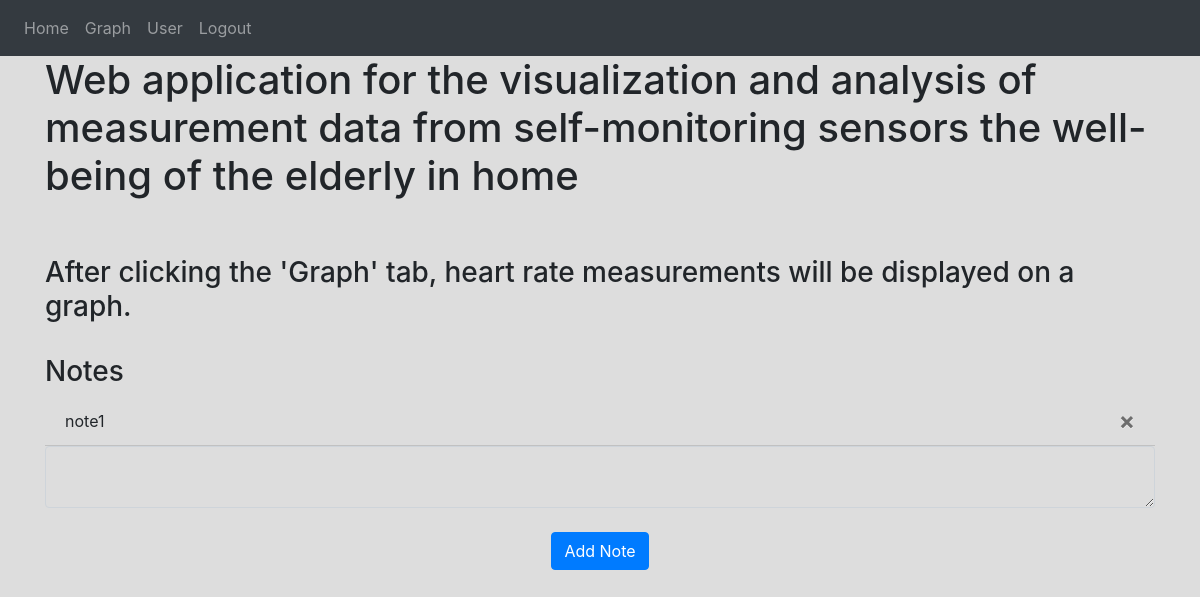
Before: / (signed in) with the older database file.
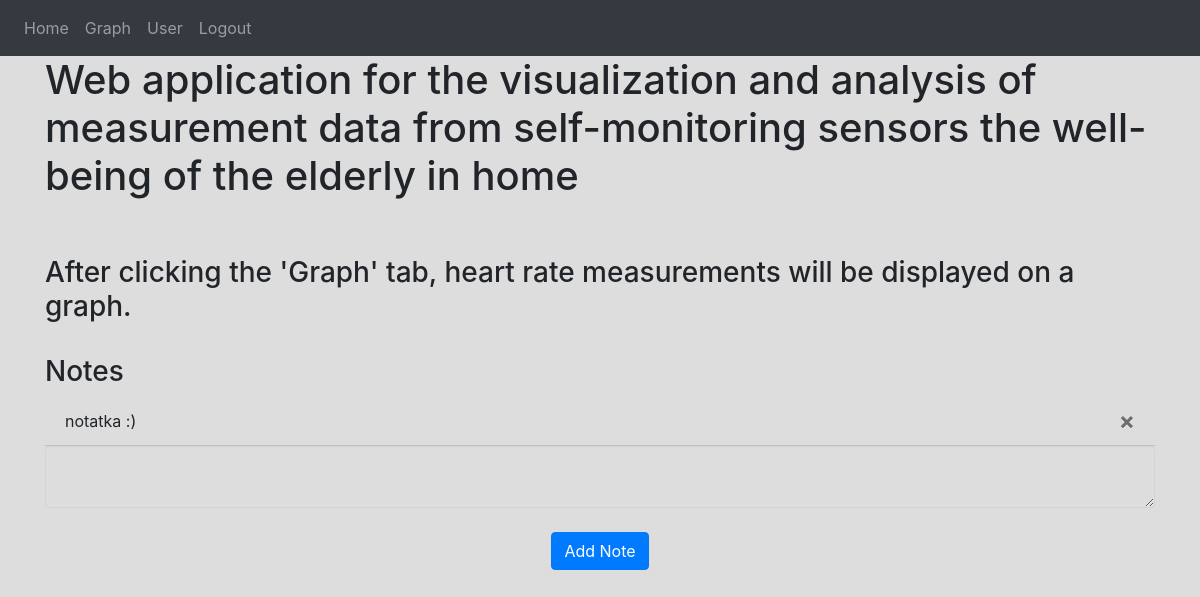
After: the same page with the newer database file.
### website/models.py (models this page shows)
class Note(db.Model):
    id = db.Column(db.Integer, primary_key=True)
    data = db.Column(db.String(10000))
    date = db.Column(db.DateTime(timezone=True), default=func.now())
    user_id = db.Column(db.Integer, db.ForeignKey('user.id')) #relacja jedna do wielu (jeden user i wiele notatek);

### website/views.py (the view, shortened to what this page needs)
@views.route('/', methods=['GET', 'POST'])
@login_required
def home():
    user_id=current_user.id
    user_name=current_user.first_name
    return render_template("home.html", user=current_user,  user_id=user_id, user_name=user_name)

### website/__init__.py (called while the page is built)
def create_app(database_uri="sqlite:///database.db"):
    app = Flask(__name__)
    app.config["SECRET_KEY"] = "hjshjhdjah kjshkjdhjs"
    app.config["SQLALCHEMY_DATABASE_URI"] = "sqlite:///database.db"
    db.init_app(app)
    from .views import views
    from .auth import auth
    app.register_blueprint(views, url_prefix='/')
    app.register_blueprint(auth, url_prefix='/')
    from .models import User, Note, Measurement, Graph # importujemy, zeby zdefiniowa te klasy opisane w models.py
    with app.app_context():
        db.create_all()
    login_manager = LoginManager()
    login_manager.login_view = 'auth.login'
    login_manager.init_app(app)
    @login_manager.user_loader
    def load_user(id):
        return User.query.get(int(id))
    return app

### website/templates/home.html
{% extends "base.html" %} {% block title %}Home{% endblock %} {% block content
    %}
     <strong><h1>Web application for the visualization and analysis of measurement data from self-monitoring sensors the well-being of the elderly in home    </h1></strong>
     <br />
     <br />
     <h3>After clicking the 'Graph' tab, heart rate measurements will be displayed on a graph. </h3>
     <br />
    <h3>Notes</h3>
    <ul class="list-group list-group-flush" id="notes" >
      {% for note in user.notes %}
      <li class="list-group-item" style="background-color:#DDDDDD">
        {{ note.data }}
        <button type="button" class="close" onClick="deleteNote({{ note.id }})">
          <span aria-hidden="true">&times;</span>
        </button>
      </li>
      {% endfor %}
    </ul>
    <form method="POST">
      <textarea name="note" id="note" class="form-control" style="background-color:#DDDDDD"></textarea>
      <br />
      <div align="center">
        <button type="submit" class="btn btn-primary">Add Note</button>
      </div>
    </form>
    {% endblock %}

### website/templates/base.html (shortened to what this page needs)
<!DOCTYPE html>
<html>
    <head>
        <link
            rel="stylesheet"
            href="https://stackpath.bootstrapcdn.com/bootstrap/4.4.1/css/bootstrap.min.css"
        />
        <link
            rel="stylesheet"
            href="https://stackpath.bootstrapcdn.com/font-awesome/4.7.0/css/font-awesome.min.css"
        />
    </head>
    <body  style="background-color:#DDDDDD">
        <nav class="navbar navbar-expand-lg navbar-dark bg-dark">
            <div class="collapse navbar-collapse" id="navbar">
                <div class="navbar-nav">
                    {% if user.is_authenticated and user_id ==24 %}
                    <a class="nav-item nav-link" id="home" href="/">Home</a>
                    <a class="nav-item nav-link" id="graph" href="/graph">Graph</a>
                    <a class="nav-item nav-link" id="user" href="/user">User</a>
                    <a class="nav-item nav-link" id="logout" href="/logout">Logout</a>
                    <a class="nav-item nav-link" id="admin" href="/admin">Admin Page</a>
                    {% elif user.is_authenticated   %}
                    <a class="nav-item nav-link" id="home" href="/">Home</a>
                    <a class="nav-item nav-link" id="graph" href="/graph">Graph</a>
                    <a class="nav-item nav-link" id="user" href="/user">User</a>
                    <a class="nav-item nav-link" id="logout" href="/logout">Logout</a>
                    {% else %}
                    <a class="nav-item nav-link" id="login" href="/login">Login</a>
                    <a class="nav-item nav-link" id="signUp" href="/sign-up">Sign Up</a>
                    {% endif %}
                </div>
            </div>
        </nav>
        <div class="container">
        {% block content %}
        {% endblock %}
        </div>
  </body>
</html>

Changed rows visible on the page:
removed Note: data "note1"
added Note: data "notatka :)"
